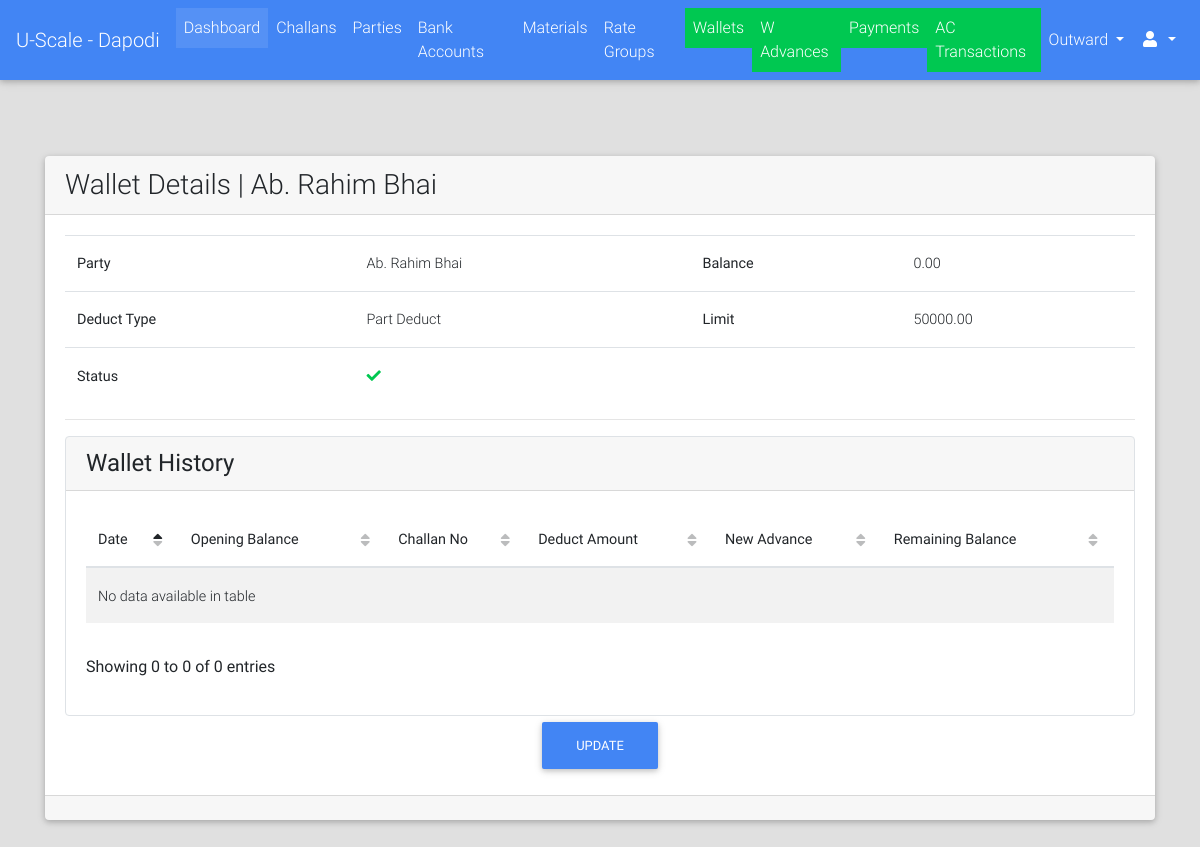
Page /parties/wallet/detail/10/ (signed in) on the committed database.
### parties/models.py (models this page shows, shortened)
class Wallet(models.Model):
    DEDUCT_TYPE_CHOICES = (("FD", "Full Deduct"), ("PD", "Part Deduct"), ("FXD", "Fix Deduct"))
    party = models.ForeignKey(Party, on_delete=models.CASCADE)
    balance = models.DecimalField(max_digits=9, decimal_places=2, default=Decimal(0.00))
    upper_limit = models.DecimalField(max_digits=9, decimal_places=2, default=20000.00)
    deduct_type = models.CharField(max_length=3, choices=DEDUCT_TYPE_CHOICES)
    fixed_amount = models.DecimalField(max_digits=7, decimal_places=2, blank=True, null=True)
    is_active = models.BooleanField(default=True)

class Party(models.Model):
    RATE_TYPE_CHOICES = (("GR", "Group Rate"), ("IR", "Individual Rate"))
    rate_type = models.CharField(max_length=2, choices=RATE_TYPE_CHOICES)
    rate_group = models.ForeignKey("rates.RateGroup", on_delete=models.PROTECT, blank=True, null=True)
    name = models.CharField(max_length=128)
    party_code = models.CharField(max_length=32, blank=True)
    address = models.TextField(blank=True)
    phone = models.CharField(max_length=13)
    whatsapp = models.CharField(max_length=13, blank=True)
    email = models.EmailField(blank=True, null=True)
    extra_info = models.TextField(blank=True)
    is_wallet_party = models.BooleanField(default=False)
    is_active = models.BooleanField(default=True)
    @property
    def get_display_text(self):
        return self.name
    class Meta:
        verbose_name = "Party"
        verbose_name_plural = "Parties"

### parties/views.py (the view)
# urls.py: url(r"^wallet/detail/(?P<id>[0-9]+)/$", views.WalletDetailView.as_view(), name="wallet_detail"),
class WalletDetailView(LoginRequiredMixin, DetailView):
    model = Wallet
    template_name = "parties/wallet_detail.html"
    context_object_name = "wallet"
    slug_field = "id"
    slug_url_kwarg = "id"

### portal/templatetags/constant_tags.py (called while the page is built)
@register.simple_tag
def get_branch_name():
    return settings.BRANCH_NAME

### portal/templates/parties/wallet_detail.html (shortened to what this page needs)
{% extends "portal/base.html" %}
{% load static %}
{% load crispy_forms_tags %}
{% block content %}
    <br><br><br>
    <div class="container">
        <div class="card">
            <div class="card-header">
                <div class="row">
                    <div class="col-lg-12 m-auto">
                        <h3 class="m-auto">Wallet Details | {{ wallet.party.get_display_text }}</h3>
                    </div>
                </div>
            </div>
            <div class="card-body">
                <table class="table">
                    <tbody>
                        <tr>
                            <th>Party</th>
                            <td>{{ wallet.party.get_display_text }}</td>
                            <th>Balance</th>
                            <td>{{ wallet.balance }}</td>
                        </tr>
                        <tr>
                            <th>Deduct Type</th>
                            <td>{{ wallet.get_deduct_type_display }}{% if wallet.deduct_type == "FXD" %} ({{ wallet.fixed_amount }}){% endif %}</td>
                            <th>Limit</th>
                            <td>{{ wallet.upper_limit }}</td>
                         </tr>
                        <tr>
                            <th>Status</th>
                            <td colspan="3">
                                {% if wallet.is_active %}
                                    <i class="fa fa-check text-success"></i>
                                {% else %}
                                    <i class="fa fa-times text-danger"></i>
                                {% endif %}
                            </td>
                        </tr>
                    </tbody>
                </table>
                <hr>
                <div class="card border" style="box-shadow: none">
                    <div class="card-header">
                        <h4 class="m-auto">Wallet History</h4>
                    </div>
                    <div class="card-body">
                        <table id="wellet_history_table" class="table table-striped">
                                <thead>
                                    <th>Date</th>
                                    <th>Opening Balance</th>
                                    <th>Challan No</th>
                                    <th>Deduct Amount</th>
                                    <th>New Advance</th>
                                    <th>Remaining Balance</th>
                                </thead>
                                <tbody>
                                </tbody>
                            </table>
                    </div>
                </div>
                <div class="row">
                    <a href="{{ Wallet.get_update_url }}" class="m-auto"><button class="btn btn-primary">Update</button></a>
                </div>
            </div>
            <div class="card-footer">
            </div>
        </div>
    </div>
{% endblock %}

### rows in the picture
Wallet: party.get_display_text "Ab. Rahim Bhai", balance "0.00", deduct_type "Part Deduct", upper_limit "50000.00"
